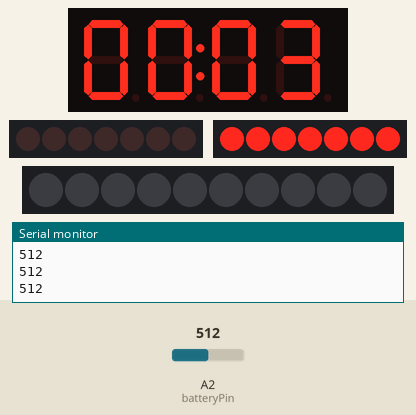
The sketch below on a simulated Arduino Uno, built with avr-gcc and run on an emulated ATmega328P. Shown: 4-digit seven-segment display, 2 × 7×1 LED matrix, 10 RGB LEDs in strip order, left to right, the last lines printed to the serial monitor. The inputs (shaded band) are chosen by the test bench; at power-on: A2 (batteryPin) = 512.

Above: at 2.5 s.
2.6 s: A2 (batteryPin) set to 327
4.9 s: A2 (batteryPin) set to 300
At 5.9 s:
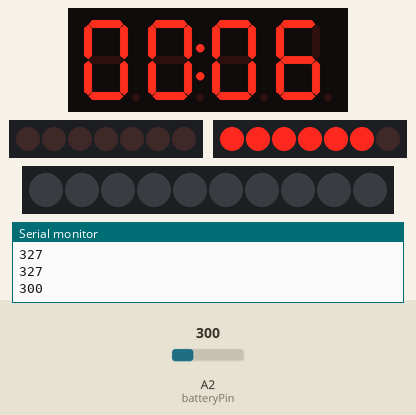
7.9 s: A2 (batteryPin) set to 272
10.1 s: A2 (batteryPin) set to 254
At 11.5 s:
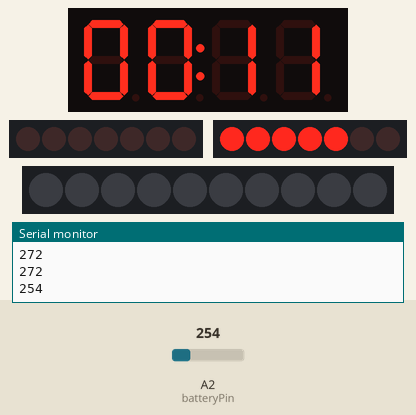
13.1 s: A2 (batteryPin) set to 122
At 14.3 s:
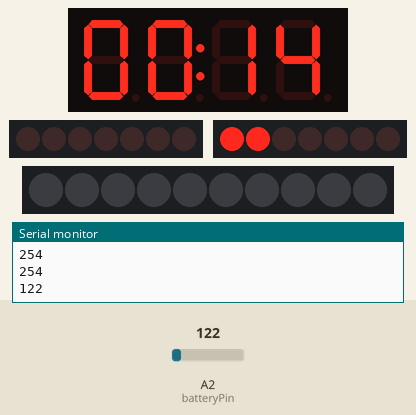
16.1 s: A2 (batteryPin) set to 98
18.5 s: A2 (batteryPin) set to 84
At 19.9 s:
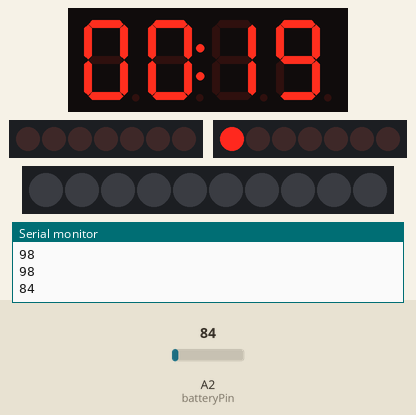
Timing chart, 0 to 21.5 s (numbered marks = the images above; inputs shaded):
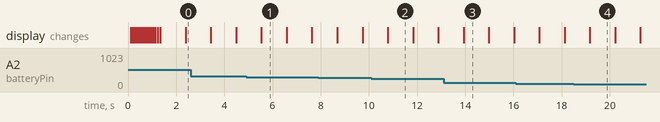

Measured:
- the behaviour switches between 310 and 309 on A2 (batteryPin) (found by bisection; images 0 and 1)
- the behaviour switches between 266 and 265 on A2 (batteryPin) (found by bisection; images 1 and 2)
- the behaviour switches between 89 and 88 on A2 (batteryPin) (found by bisection; images 3 and 4)
- after the input at 4.9 s, the display: changes after 0.64 s (image 1)
- after the input at 10.1 s, the display: changes after 0.68 s (image 2)
- after the input at 13.1 s, the display: changes after 0.83 s (image 3)
- after the input at 18.5 s, the display: changes after 0.67 s (image 4)

The sketch:

GroundHelper.ino
```cpp
#include <Wire.h>
#include <SPI.h>
#include "Timer.h"
#include "TM1651.h"

#include "SevenSegmentTM1637.h"
#include "SevenSegmentExtended.h"
#include "Grove_LED_Bar.h"

bool printAngle, printTouch;

bool emergencyStop = false;

const byte delayTime = 10;

byte batteryPin = A2;

boolean timeout = true;

Timer t;

byte minutes  = 0;
byte seconds  = 0;
bool turnOnColon = false;

TM1651 airplaneBatteryDisplay(2, 3);
SevenSegmentExtended timerDisplay(5, 6);
TM1651 groundBatteryDisplay(10, 9);
Grove_LED_Bar signalStrengthDisplay(9, 10, 0); // pins collide ???

void setup() {
  delay(100);
  Serial.begin(9600);

  timerDisplay.begin();
  timerDisplay.setBacklight(10);

  delay(100);

  airplaneBatteryDisplay.init();
  groundBatteryDisplay.init();

  delay(100);

  signalStrengthDisplay.begin();

  noInterrupts();
  TCCR1A = 0;
  TCCR1B = 0;
  TCNT1 = 64911;
  TCCR1B |= (1 << CS12);
  TIMSK1 |= (1 << TOIE1);
  interrupts();

  groundBatteryDisplay.set(1); // 0...7 brigthness
  airplaneBatteryDisplay.set(1);

}


ISR(TIMER1_OVF_vect) {

  minutes += seconds / 59;
  seconds = ++seconds % 60;

  timerDisplay.printTime(minutes, seconds);
  turnOnColon = !turnOnColon;
  timerDisplay.setColonOn(turnOnColon);

  int batteryLevel = map(analogRead(batteryPin), 0, 310, 0, 7);
  groundBatteryDisplay.displayLevel(batteryLevel);

  Serial.println(analogRead(batteryPin));
}

void loop() {

}
```
